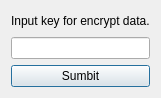
<?xml version="1.0" encoding="UTF-8"?>
<ui version="4.0">
 <class>CryptoPassword</class>
 <widget class="QDialog" name="CryptoPassword">
  <property name="geometry">
   <rect>
    <x>0</x>
    <y>0</y>
    <width>121</width>
    <height>98</height>
   </rect>
  </property>
  <property name="windowTitle">
   <string>Dialog</string>
  </property>
  <layout class="QVBoxLayout" name="verticalLayout">
   <item>
    <widget class="QLabel" name="label">
     <property name="text">
      <string>Input key for encrypt data.</string>
     </property>
    </widget>
   </item>
   <item>
    <widget class="QLineEdit" name="lineEdit">
     <property name="echoMode">
      <enum>QLineEdit::Password</enum>
     </property>
    </widget>
   </item>
   <item>
    <widget class="QPushButton" name="pushButton">
     <property name="text">
      <string>Sumbit</string>
     </property>
    </widget>
   </item>
  </layout>
 </widget>
 <resources/>
 <connections/>
</ui>
